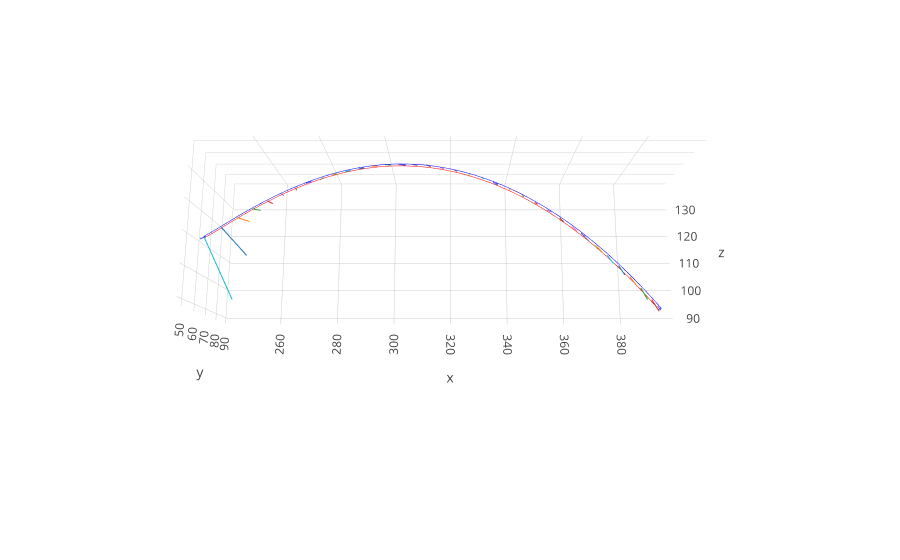

Here is the notebook cell this chart was saved with:
### Code cell
from flightplotting import vectors
_st = sts[-1]
_fl = fls[-1]
fig = plotsec(_st, nmodels=5, scale=1)

fig.add_traces(vectors(30, _st, -_st.att.inverse().transform_point(_st.acc)))

### Figure 1 — Plotly figure (JSON) as saved in the notebook; plotly's stock layout.template omitted (floating-point values rounded to 4 significant figures; data arrays with more than 128 entries replaced by an {"elided": "..."} marker saying what was removed)
{"data": [{"line": {"color": "blue", "width": 1}, "mode": "lines", "showlegend": false, "text": {"elided": "140 str values"}, "type": "scatter3d", "x": {"elided": "140 float values"}, "y": {"elided": "140 float values"}, "z": {"elided": "140 float values"}}, {"line": {"color": "red", "width": 1}, "mode": "lines", "showlegend": false, "text": {"elided": "140 str values"}, "type": "scatter3d", "x": {"elided": "140 float values"}, "y": {"elided": "140 float values"}, "z": {"elided": "140 float values"}}, {"color": "#636EFA", "hoverinfo": "name", "i": {"elided": "1408 int values"}, "j": {"elided": "1408 int values"}, "k": {"elided": "1408 int values"}, "name": "162.4", "showscale": false, "type": "mesh3d", "x": {"elided": "1534 float values"}, "y": {"elided": "1534 float values"}, "z": {"elided": "1534 float values"}}, {"color": "#636EFA", "hoverinfo": "name", "i": {"elided": "1408 int values"}, "j": {"elided": "1408 int values"}, "k": {"elided": "1408 int values"}, "name": "162.4", "showscale": false, "type": "mesh3d", "x": {"elided": "1534 float values"}, "y": {"elided": "1534 float values"}, "z": {"elided": "1534 float values"}}, {"color": "#636EFA", "hoverinfo": "name", "i": {"elided": "1408 int values"}, "j": {"elided": "1408 int values"}, "k": {"elided": "1408 int values"}, "name": "163.5", "showscale": false, "type": "mesh3d", "x": {"elided": "1534 float values"}, "y": {"elided": "1534 float values"}, "z": {"elided": "1534 float values"}}, {"color": "#636EFA", "hoverinfo": "name", "i": {"elided": "1408 int values"}, "j": {"elided": "1408 int values"}, "k": {"elided": "1408 int values"}, "name": "164.6", "showscale": false, "type": "mesh3d", "x": {"elided": "1534 float values"}, "y": {"elided": "1534 float values"}, "z": {"elided": "1534 float values"}}, {"color": "#636EFA", "hoverinfo": "name", "i": {"elided": "1408 int values"}, "j": {"elided": "1408 int values"}, "k": {"elided": "1408 int values"}, "name": "165.8", "showscale": false, "type": "mesh3d", "x": {"elided": "1534 float values"}, "y": {"elided": "1534 float values"}, "z": {"elided": "1534 float values"}}, {"color": "#636EFA", "hoverinfo": "name", "i": {"elided": "1408 int values"}, "j": {"elided": "1408 int values"}, "k": {"elided": "1408 int values"}, "name": "166.9", "showscale": false, "type": "mesh3d", "x": {"elided": "1534 float values"}, "y": {"elided": "1534 float values"}, "z": {"elided": "1534 float values"}}, {"color": "#636EFA", "hoverinfo": "name", "i": {"elided": "1408 int values"}, "j": {"elided": "1408 int values"}, "k": {"elided": "1408 int values"}, "name": "168.0", "showscale": false, "type": "mesh3d", "x": {"elided": "1534 float values"}, "y": {"elided": "1534 float values"}, "z": {"elided": "1534 float values"}}, {"line": {"dash": "solid", "width": 2}, "mode": "lines", "showlegend": false, "text": {"elided": "140 float values"}, "type": "scatter3d", "x": [246.8, 256.4], "y": [48.56, 48.1], "z": [108.3, 89.4]}, {"line": {"dash": "solid", "width": 2}, "mode": "lines", "showlegend": false, "text": {"elided": "140 float values"}, "type": "scatter3d", "x": [251.2, 259.2], "y": [49.77, 50.24], "z": [111.7, 103.1]}, {"line": {"dash": "solid", "width": 2}, "mode": "lines", "showlegend": false, "text": {"elided": "140 float values"}, "type": "scatter3d", "x": [255.4, 259.0], "y": [50.93, 51.47], "z": [115.0, 113.9]}, {"line": {"dash": "solid", "width": 2}, "mode": "lines", "showlegend": false, "text": {"elided": "140 float values"}, "type": "scatter3d", "x": [259.6, 261.9], "y": [52.07, 52.58], "z": [118.1, 117.8]}, {"line": {"dash": "solid", "width": 2}, "mode": "lines", "showlegend": false, "text": {"elided": "140 float values"}, "type": "scatter3d", "x": [263.6, 265.3], "y": [53.2, 53.47], "z": [121.0, 120.3]}, {"line": {"dash": "solid", "width": 2}, "mode": "lines", "showlegend": false, "text": {"elided": "140 float values"}, "type": "scatter3d", "x": [267.7, 268.3], "y": [54.31, 54.36], "z": [123.7, 123.1]}, {"line": {"dash": "solid", "width": 2}, "mode": "lines", "showlegend": false, "text": {"elided": "140 float values"}, "type": "scatter3d", "x": [271.7, 271.9], "y": [55.43, 55.42], "z": [126.1, 125.2]}, {"line": {"dash": "solid", "width": 2}, "mode": "lines", "showlegend": false, "text": {"elided": "140 float values"}, "type": "scatter3d", "x": [275.7, 275.2], "y": [56.53, 56.29], "z": [128.3, 127.4]}, {"line": {"dash": "solid", "width": 2}, "mode": "lines", "showlegend": false, "text": {"elided": "140 float values"}, "type": "scatter3d", "x": [279.7, 278.9], "y": [57.63, 57.15], "z": [130.2, 129.2]}, {"line": {"dash": "solid", "width": 2}, "mode": "lines", "showlegend": false, "text": {"elided": "140 float values"}, "type": "scatter3d", "x": [283.8, 282.4], "y": [58.77, 58.36], "z": [132.0, 131.4]}, {"line": {"dash": "solid", "width": 2}, "mode": "lines", "showlegend": false, "text": {"elided": "140 float values"}, "type": "scatter3d", "x": [287.9, 286.3], "y": [59.9, 59.48], "z": [133.5, 132.9]}, {"line": {"dash": "solid", "width": 2}, "mode": "lines", "showlegend": false, "text": {"elided": "140 float values"}, "type": "scatter3d", "x": [292.0, 290.4], "y": [61.05, 60.59], "z": [134.7, 134.1]}, {"line": {"dash": "solid", "width": 2}, "mode": "lines", "showlegend": false, "text": {"elided": "140 float values"}, "type": "scatter3d", "x": [296.2, 294.4], "y": [62.2, 61.69], "z": [135.7, 135.5]}, {"line": {"dash": "solid", "width": 2}, "mode": "lines", "showlegend": false, "text": {"elided": "140 float values"}, "type": "scatter3d", "x": [300.4, 298.6], "y": [63.36, 62.92], "z": [136.5, 136.6]}, {"line": {"dash": "solid", "width": 2}, "mode": "lines", "showlegend": false, "text": {"elided": "140 float values"}, "type": "scatter3d", "x": [304.7, 302.9], "y": [64.53, 64.04], "z": [137.0, 137.1]}, {"line": {"dash": "solid", "width": 2}, "mode": "lines", "showlegend": false, "text": {"elided": "140 float values"}, "type": "scatter3d", "x": [309.0, 307.4], "y": [65.73, 65.29], "z": [137.3, 137.5]}, {"line": {"dash": "solid", "width": 2}, "mode": "lines", "showlegend": false, "text": {"elided": "140 float values"}, "type": "scatter3d", "x": [313.4, 311.9], "y": [66.94, 66.57], "z": [137.3, 137.9]}, {"line": {"dash": "solid", "width": 2}, "mode": "lines", "showlegend": false, "text": {"elided": "140 float values"}, "type": "scatter3d", "x": [317.8, 316.6], "y": [68.14, 67.85], "z": [137.1, 137.3]}, {"line": {"dash": "solid", "width": 2}, "mode": "lines", "showlegend": false, "text": {"elided": "140 float values"}, "type": "scatter3d", "x": [322.2, 321.3], "y": [69.37, 69.11], "z": [136.6, 136.9]}, {"line": {"dash": "solid", "width": 2}, "mode": "lines", "showlegend": false, "text": {"elided": "140 float values"}, "type": "scatter3d", "x": [326.6, 326.1], "y": [70.6, 70.41], "z": [135.8, 136.2]}, {"line": {"dash": "solid", "width": 2}, "mode": "lines", "showlegend": false, "text": {"elided": "140 float values"}, "type": "scatter3d", "x": [331.1, 330.8], "y": [71.83, 71.74], "z": [134.8, 135.2]}, {"line": {"dash": "solid", "width": 2}, "mode": "lines", "showlegend": false, "text": {"elided": "140 float values"}, "type": "scatter3d", "x": [335.5, 335.7], "y": [73.06, 73.11], "z": [133.5, 133.9]}, {"line": {"dash": "solid", "width": 2}, "mode": "lines", "showlegend": false, "text": {"elided": "140 float values"}, "type": "scatter3d", "x": [340.0, 340.4], "y": [74.29, 74.38], "z": [131.9, 131.9]}, {"line": {"dash": "solid", "width": 2}, "mode": "lines", "showlegend": false, "text": {"elided": "140 float values"}, "type": "scatter3d", "x": [344.4, 345.2], "y": [75.53, 75.72], "z": [130.1, 129.8]}, {"line": {"dash": "solid", "width": 2}, "mode": "lines", "showlegend": false, "text": {"elided": "140 float values"}, "type": "scatter3d", "x": [348.9, 350.0], "y": [76.77, 77.08], "z": [128.1, 127.6]}, {"line": {"dash": "solid", "width": 2}, "mode": "lines", "showlegend": false, "text": {"elided": "140 float values"}, "type": "scatter3d", "x": [353.3, 354.8], "y": [77.98, 78.41], "z": [125.8, 125.1]}, {"line": {"dash": "solid", "width": 2}, "mode": "lines", "showlegend": false, "text": {"elided": "140 float values"}, "type": "scatter3d", "x": [357.7, 359.2], "y": [79.19, 79.65], "z": [123.3, 122.0]}, {"line": {"dash": "solid", "width": 2}, "mode": "lines", "showlegend": false, "text": {"elided": "140 float values"}, "type": "scatter3d", "x": [362.0, 363.8], "y": [80.37, 80.98], "z": [120.6, 119.2]}, {"line": {"dash": "solid", "width": 2}, "mode": "lines", "showlegend": false, "text": {"elided": "140 float values"}, "type": "scatter3d", "x": [366.3, 368.3], "y": [81.57, 82.38], "z": [117.7, 115.8]}, {"line": {"dash": "solid", "width": 2}, "mode": "lines", "showlegend": false, "text": {"elided": "140 float values"}, "type": "scatter3d", "x": [370.5, 372.8], "y": [82.73, 83.64], "z": [114.5, 112.4]}, {"line": {"dash": "solid", "width": 2}, "mode": "lines", "showlegend": false, "text": {"elided": "140 float values"}, "type": "scatter3d", "x": [374.6, 376.9], "y": [83.89, 84.8], "z": [111.2, 108.5]}, {"line": {"dash": "solid", "width": 2}, "mode": "lines", "showlegend": false, "text": {"elided": "140 float values"}, "type": "scatter3d", "x": [378.7, 381.1], "y": [85.04, 86.14], "z": [107.7, 104.6]}, {"line": {"dash": "solid", "width": 2}, "mode": "lines", "showlegend": false, "text": {"elided": "140 float values"}, "type": "scatter3d", "x": [382.8, 385.4], "y": [86.16, 87.23], "z": [104.0, 100.8]}, {"line": {"dash": "solid", "width": 2}, "mode": "lines", "showlegend": false, "text": {"elided": "140 float values"}, "type": "scatter3d", "x": [386.8, 389.2], "y": [87.26, 88.46], "z": [100.2, 96.24]}, {"line": {"dash": "solid", "width": 2}, "mode": "lines", "showlegend": false, "text": {"elided": "140 float values"}, "type": "scatter3d", "x": [390.7, 393.4], "y": [88.34, 89.65], "z": [96.19, 92.28]}], "layout": {"uirevision": "foo"}}
